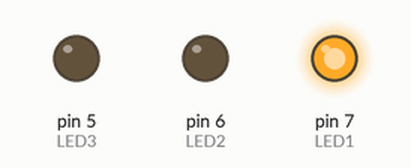
This sketch was run on a simulated Arduino Uno, built with avr-gcc and run on an emulated ATmega328P. Shown: output pins drawn as LEDs (lit = HIGH).

Above: at 0.1 s.
At 1.1 s:
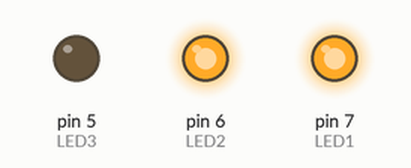
At 2.1 s:
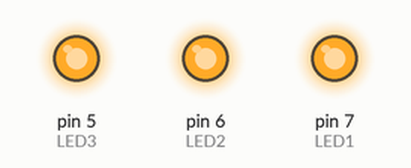
At 3.1 s:
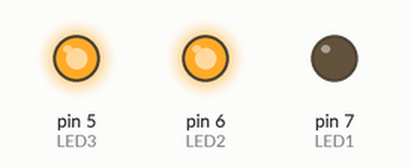
At 9.7 s:
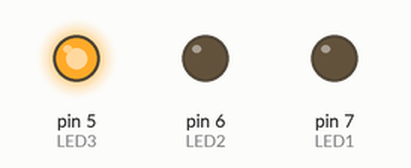
At 37.5 s:
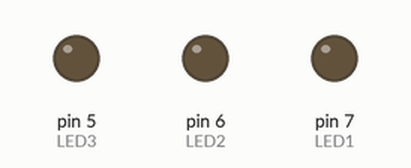
Timing chart, 0 to 40.0 s (numbered marks = the images above):
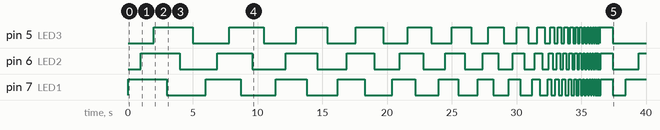

Measured:
- by itself, pin 5 (LED3): LOW → HIGH at 2.0 s, → LOW 3.0 s later, → HIGH 2.8 s later, → LOW 2.7 s later, … (48 changes in this stretch)
- by itself, pin 6 (LED2): LOW → HIGH at 1.0 s, → LOW 3.0 s later, → HIGH 2.9 s later, → LOW 2.7 s later, … (51 changes in this stretch)
- by itself, pin 7 (LED1): LOW → HIGH at 0.00 s, → LOW 3.0 s later, → HIGH 3.0 s later, → LOW 2.7 s later, … (51 changes in this stretch)

The sketch:

Led1.ino
```cpp
#define LED1 7
#define LED2 6
#define LED3 5

int a;

void setup(){

  a = 1000;

  pinMode(LED1, OUTPUT);
  pinMode(LED2, OUTPUT);
  pinMode(LED3, OUTPUT);
}

void loop(){


  digitalWrite(LED1,HIGH);
  delay(a);
  digitalWrite(LED2,HIGH);
  delay(a);
  digitalWrite(LED3,HIGH);
  delay(a);
  digitalWrite(LED1,LOW);
  delay(a);
  digitalWrite(LED2,LOW);
  delay(a);
  digitalWrite(LED3,LOW);
  delay(a);

  if (a > 100)
    a = a - 100;
  else if (a > 50)
    a = a - 10;
  else if (a > 0)
    a = a - 5;
  else {
    digitalWrite(LED1,HIGH);
    digitalWrite(LED2,HIGH);
    digitalWrite(LED3,HIGH);
    delay(1000);
    digitalWrite(LED1,LOW);
    digitalWrite(LED2,LOW);
    digitalWrite(LED3,LOW);
    delay(1000);
    a = 1000;
  }
}
```
